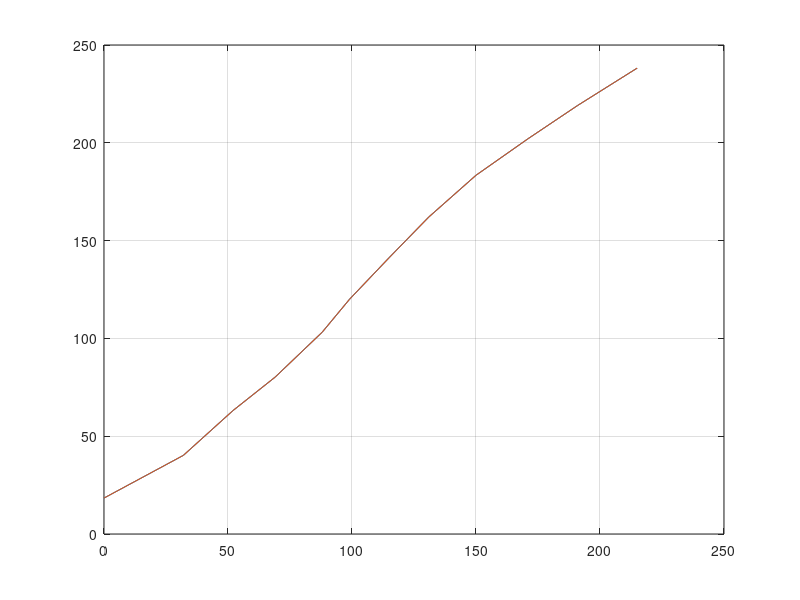

Recreate this plot in MATLAB.
clear all;

x = [0 32 52 69 88 99 115 131 150 171 191 215];
y = [18.37 40.2 63.1 80.2 103.2 120 141.3 162.1 183.4 202.1 219.1 238.2];
plot(x,y,'-');

grid on
hold on 
x1 = [0 32 52 69 88 99 115 131 150 171 191 215];
y1 = [18.37 40.2 63.1 80.2 103.2 120 141.3 162.1 183.4 202.1 219.1 238.2];
plot(x1,y1,'-');
